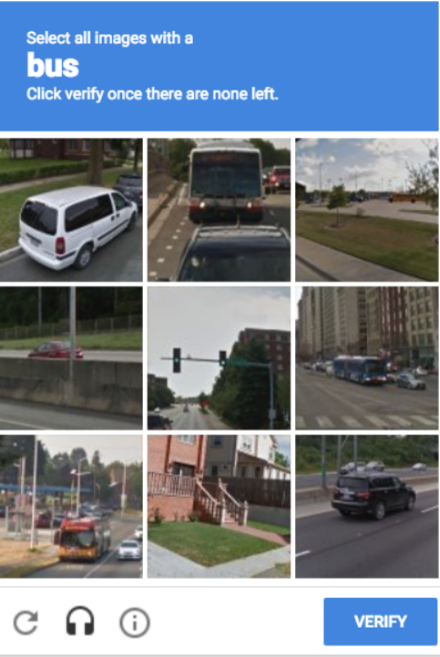
#> input picture Dop/Resources/img.png, 440 x 657 px, given in place of the camera
$ python opencv.py
#> lines starting #> are read from the running program, lines starting #| are printed output that depends on the picture; after the words box and inside, x2 and y2 are one past the last pixel; in counts of white or black regions, pixels touching at a corner belong together
#> further down, img is the input picture: shape (657, 440, 3); mean B, G, R 141.8, 127.6, 115.6
import cv2
import numpy as np

framewidth = 640
frameheight = 480
cap = cv2.VideoCapture(0)
cap.set(3, framewidth)
cap.set(4, frameheight)
cap.set(10, 150)

colors = [
    [0, 117, 124, 179, 255, 255]]  ##[hmin,smin,vmin,hmax,smax,vmax]   ## Blue
colorVAL = [[182, 173, 50]]  ##BGR
mypoints = []  ##[x, y, colorid]


def findColor(img, colors, colorVAL):
    count = 0
    newpts = []

    HSV = cv2.cvtColor(img, cv2.COLOR_BGR2HSV)
#> HSV: shape (657, 440, 3); mean H, S, V 59.3, 64.1, 149.7

    for color in colors:
        lower = np.array(color[0:3])
        upper = np.array(color[3:6])
        mask = cv2.inRange(HSV, lower, upper)
        x, y = getContours(mask)
        cv2.circle(Res, (x, y), 10, colorVAL[count], cv2.FILLED)

        if x != 0 and y != 0:
            newpts.append([x, y, count])
        count += 1
        cv2.imshow(str(color[0]), mask)
#> this loop made 1 pass
#> (x, y) on pass 1: (219, 2)
#> pass 1, in findColor, `mask = cv2.inRange(HSV, lower, upper)`:
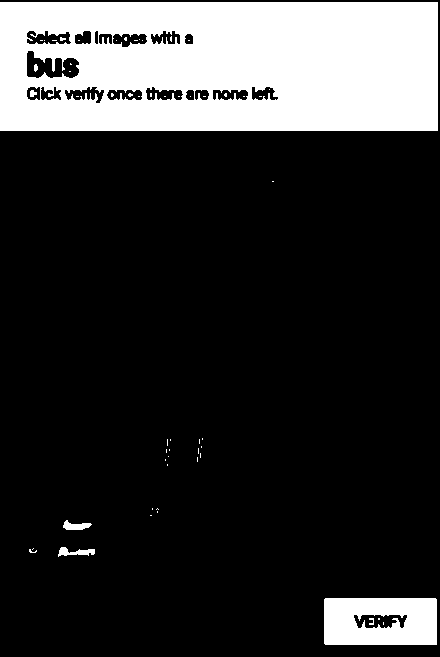
#> mask: shape (657, 440); 20% white; 56 white regions (49 under 20 px), largest, box (x1, y1, x2, y2) and area: (0, 2, 438, 131) 52340, (324, 598, 437, 645) 4798, (58, 547, 95, 557) 192
#> after the loop: Res: shape (657, 440, 3); 0.07% of pixels changed, all inside (x1, y1, x2, y2) = (209, 0, 230, 13)
#> after the loop, count = 1; newpts = [[219, 2, 0]]

    return newpts


def getContours(img):
    contours, hierarchy = cv2.findContours(img, cv2.RETR_EXTERNAL,
                                           cv2.CHAIN_APPROX_NONE)
    x, y, w, h = 0, 0, 0, 0

    for cnt in contours:
        area = cv2.contourArea(cnt)

        if area > 500:
            # cv2.drawContours(Res, cnt, -1, (255,0,0), 3)
            perimeter = cv2.arcLength(cnt, True)
            approx = cv2.approxPolyDP(cnt, 0.02 * perimeter, True)
            x, y, w, h = cv2.boundingRect(approx)

    return x + w // 2, y


def drawoncanvas(mypoints, colorVAL):
    for point in mypoints:
        cv2.circle(Res, (point[0], point[1]), 10, colorVAL[point[2]],
                   cv2.FILLED)


while True:
    success, img = cap.read()
    Res = img.copy()
    newpts = findColor(img, colors, colorVAL)
#> newpts = [[219, 2, 0]]

    if len(newpts) != 0:
        for newpt in newpts:
            mypoints.append(newpt)
#> this loop made 1 pass
#> after the loop, mypoints = [[219, 2, 0]]

    if len(mypoints) != 0:
        drawoncanvas(mypoints, colorVAL)
#> the loop in drawoncanvas, `for point in mypoints:` made 1 pass
    cv2.imshow("Result", Res)

    if cv2.waitKey(1) & 0xFF == ord('q'):
#> (key q is pressed here)
        break
